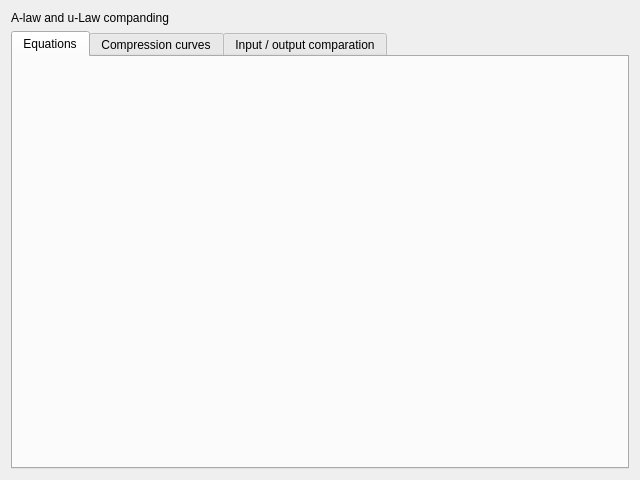
<?xml version="1.0" encoding="UTF-8"?>
<ui version="4.0">
 <class>DidacticsWidget</class>
 <widget class="QWidget" name="DidacticsWidget">
  <property name="geometry">
   <rect>
    <x>0</x>
    <y>0</y>
    <width>640</width>
    <height>480</height>
   </rect>
  </property>
  <property name="windowTitle">
   <string>Form</string>
  </property>
  <layout class="QVBoxLayout" name="verticalLayout">
   <item>
    <widget class="QLabel" name="label">
     <property name="text">
      <string>A-law and u-Law companding</string>
     </property>
    </widget>
   </item>
   <item>
    <widget class="QTabWidget" name="tabWidget">
     <property name="currentIndex">
      <number>0</number>
     </property>
     <widget class="QWidget" name="Equations">
      <attribute name="title">
       <string>Equations</string>
      </attribute>
      <layout class="QHBoxLayout" name="horizontalLayout">
       <item>
        <widget class="QLabel" name="label_2">
         <property name="styleSheet">
          <string notr="true">image: url(:/funkcje);</string>
         </property>
         <property name="text">
          <string/>
         </property>
        </widget>
       </item>
      </layout>
     </widget>
     <widget class="QWidget" name="CompressionC">
      <attribute name="title">
       <string>Compression curves</string>
      </attribute>
      <layout class="QVBoxLayout" name="verticalLayout_2">
       <item>
        <widget class="QLabel" name="label_3">
         <property name="styleSheet">
          <string notr="true">image: url(:/charkomp);</string>
         </property>
         <property name="text">
          <string/>
         </property>
        </widget>
       </item>
      </layout>
     </widget>
     <widget class="QWidget" name="IOComp">
      <attribute name="title">
       <string>Input / output comparation</string>
      </attribute>
      <layout class="QVBoxLayout" name="verticalLayout_3">
       <item>
        <widget class="QLabel" name="label_4">
         <property name="styleSheet">
          <string notr="true">image: url(:/wewy);</string>
         </property>
         <property name="text">
          <string/>
         </property>
        </widget>
       </item>
      </layout>
     </widget>
    </widget>
   </item>
  </layout>
 </widget>
 <resources/>
 <connections/>
</ui>
